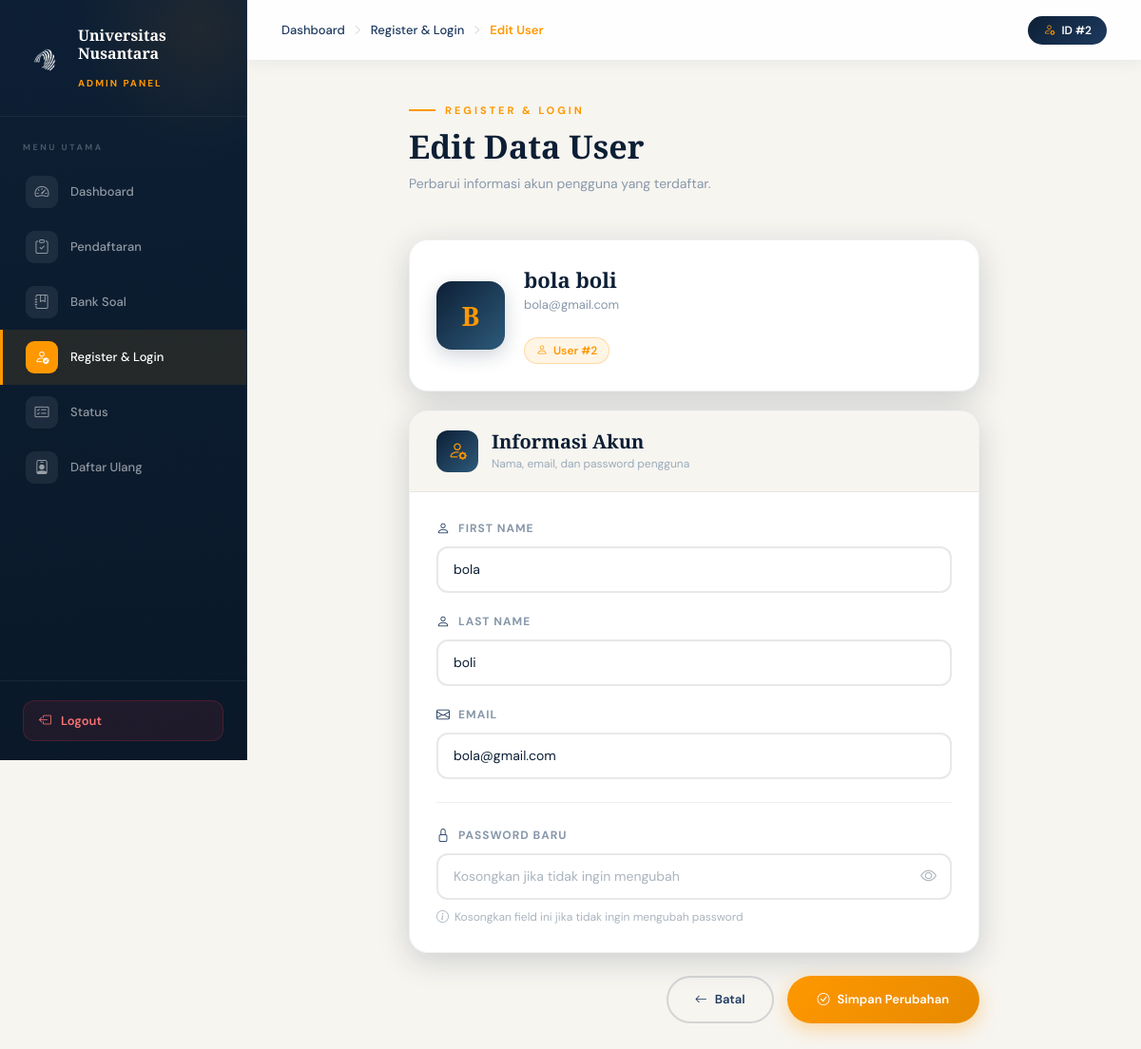
The app's page /edit_user_admin.php?id=2 (signed in) with its own data.
### tables this page shows
CREATE TABLE `users` (
  `id` int(11) NOT NULL,
  `first_name` varchar(100) NOT NULL,
  `last_name` varchar(100) NOT NULL,
  `email` varchar(150) NOT NULL,
  `password` varchar(255) NOT NULL,
  `photo` varchar(255) DEFAULT NULL,
  `about` longtext DEFAULT NULL,
  `created_at` timestamp NOT NULL DEFAULT current_timestamp()
);

### edit_user_admin.php (the view, shortened to what this page needs)
<?php
include "koneksi.php";
$id = intval($_GET['id']);
$stmt = mysqli_prepare($koneksi, "SELECT id, first_name, last_name, email FROM users WHERE id = ?");
mysqli_stmt_bind_param($stmt, "i", $id);
mysqli_stmt_execute($stmt);
$result = mysqli_stmt_get_result($stmt);
$user = mysqli_fetch_assoc($result);
?>
<!DOCTYPE html>
<html lang="id">
<head>
  <link href="https://cdn.jsdelivr.net/npm/bootstrap@5.3.2/dist/css/bootstrap.min.css" rel="stylesheet">
  <link href="https://cdn.jsdelivr.net/npm/bootstrap-icons@1.11.1/font/bootstrap-icons.css" rel="stylesheet">
</head>
<body>
  <aside class="sidebar">
    <div class="sidebar-brand">
      <img src="LOGORBG.png" alt="Logo">
      <div class="sidebar-brand-text">
        <h3>Universitas<br>Nusantara</h3>
        <span>Admin Panel</span>
      </div>
    </div>
    <nav class="sidebar-nav">
      <div class="nav-section-label">Menu Utama</div>
      <a href="dahboardadmin.php" class="sidebar-link">
        <span class="link-icon"><i class="bi bi-speedometer2"></i></span> Dashboard
      </a>
      <a href="pendaftaran_admin.php" class="sidebar-link">
        <span class="link-icon"><i class="bi bi-clipboard-check"></i></span> Pendaftaran
      </a>
      <a href="bank_soal_admin.php" class="sidebar-link">
        <span class="link-icon"><i class="bi bi-journal-bookmark"></i></span> Bank Soal
      </a>
      <a href="register_login_admin.php" class="sidebar-link active">
        <span class="link-icon"><i class="bi bi-person-check"></i></span> Register & Login
      </a>
      <a href="status_admin.php" class="sidebar-link">
        <span class="link-icon"><i class="bi bi-card-checklist"></i></span> Status
      </a>
      <a href="daftar_ulang_admin.php" class="sidebar-link">
        <span class="link-icon"><i class="bi bi-person-badge"></i></span> Daftar Ulang
      </a>
    </nav>
    <div class="sidebar-footer">
      <a href="dashboard.php" class="sidebar-logout" onclick="return confirm('Yakin ingin logout?');">
        <i class="bi bi-box-arrow-left"></i> Logout
      </a>
    </div>
  </aside>
  <div class="main-content">
    <div class="topbar">
      <div class="topbar-breadcrumb">
        <a href="dahboardadmin.php">Dashboard</a>
        <span class="sep"><i class="bi bi-chevron-right"></i></span>
        <a href="register_login_admin.php">Register &amp; Login</a>
        <span class="sep"><i class="bi bi-chevron-right"></i></span>
        <span class="current">Edit User</span>
      </div>
      <div class="topbar-badge">
        <i class="bi bi-person-gear"></i>
        ID #<?php echo $id; ?>
      </div>
    </div>
    <div class="page-body">
      <div class="page-header">
        <div class="page-eyebrow">Register &amp; Login</div>
        <h1>Edit Data User</h1>
        <p>Perbarui informasi akun pengguna yang terdaftar.</p>
      </div>
      <div class="user-card">
        <div class="user-avatar">
          <?php echo strtoupper(substr($user['first_name'], 0, 1)); ?>
        </div>
        <div class="user-card-info">
          <h5><?php echo htmlspecialchars($user['first_name'] . ' ' . $user['last_name']); ?></h5>
          <p><?php echo htmlspecialchars($user['email']); ?></p>
          <div class="user-id-badge"><i class="bi bi-person"></i> User #<?php echo $user['id']; ?></div>
        </div>
      </div>
      <form action="proses_edit_user.php" method="POST" style="width:100%;max-width:600px;">
        <div class="form-card">
          <div class="form-card-header">
            <div class="form-card-header-icon"><i class="bi bi-person-gear"></i></div>
            <div>
              <h5>Informasi Akun</h5>
              <p>Nama, email, dan password pengguna</p>
            </div>
          </div>
          <div class="form-card-body">
            <div class="field-group">
              <div class="field-label"><i class="bi bi-person"></i> First Name</div>
              <input type="text" class="field-input" name="first_name"
                     placeholder="Nama depan"
                     value="<?php echo htmlspecialchars($user['first_name']); ?>" required>
            </div>
            <div class="field-group">
              <div class="field-label"><i class="bi bi-person"></i> Last Name</div>
              <input type="text" class="field-input" name="last_name"
                     placeholder="Nama belakang"
                     value="<?php echo htmlspecialchars($user['last_name']); ?>" required>
            </div>
            <div class="field-group">
              <div class="field-label"><i class="bi bi-envelope"></i> Email</div>
              <input type="email" class="field-input" name="email"
                     placeholder="email@domain.com"
                     value="<?php echo htmlspecialchars($user['email']); ?>" required>
            </div>
            <div class="field-divider"></div>
            <div class="field-group">
              <div class="field-label"><i class="bi bi-lock"></i> Password Baru</div>
              <div class="password-wrap">
                <input type="password" class="field-input" id="password" name="password"
                       placeholder="Kosongkan jika tidak ingin mengubah">
                <button type="button" class="toggle-password" id="togglePassword">
                  <i class="bi bi-eye" id="toggleIcon"></i>
                </button>
              </div>
              <div class="field-hint">
                <i class="bi bi-info-circle"></i>
                Kosongkan field ini jika tidak ingin mengubah password
              </div>
            </div>
          </div>
        </div>
        <div class="action-bar">
          <a href="register_login_admin.php" class="btn-cancel">
            <i class="bi bi-arrow-left"></i> Batal
          </a>
          <button type="submit" class="btn-save">
            <i class="bi bi-check-circle"></i> Simpan Perubahan
          </button>
        </div>
      </form>
    </div>
  </div>
</body>
</html>

### records on screen
users: first_name "B", first_name+last_name "bola boli", email "bola@gmail.com", id "2", first_name "bola", last_name "boli"

### other values on screen
$id "2"
